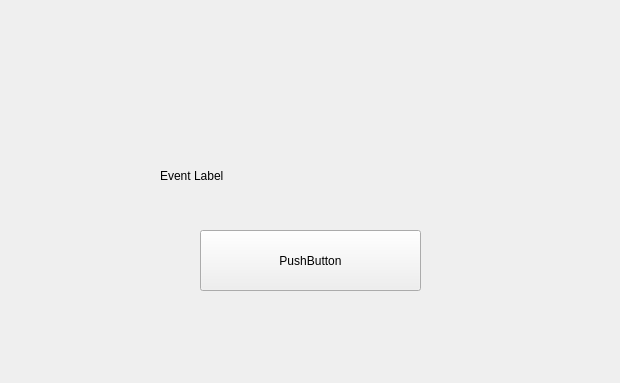
<?xml version="1.0" encoding="UTF-8"?>
<ui version="4.0">
 <class>Widget</class>
 <widget class="QWidget" name="Widget">
  <property name="geometry">
   <rect>
    <x>0</x>
    <y>0</y>
    <width>620</width>
    <height>383</height>
   </rect>
  </property>
  <property name="windowTitle">
   <string>Widget</string>
  </property>
  <widget class="QLabel" name="label">
   <property name="geometry">
    <rect>
     <x>160</x>
     <y>140</y>
     <width>301</width>
     <height>71</height>
    </rect>
   </property>
   <property name="text">
    <string>Event Label</string>
   </property>
  </widget>
  <widget class="QPushButton" name="pushButton">
   <property name="geometry">
    <rect>
     <x>200</x>
     <y>230</y>
     <width>221</width>
     <height>61</height>
    </rect>
   </property>
   <property name="text">
    <string>PushButton</string>
   </property>
  </widget>
 </widget>
 <resources/>
 <connections/>
</ui>
